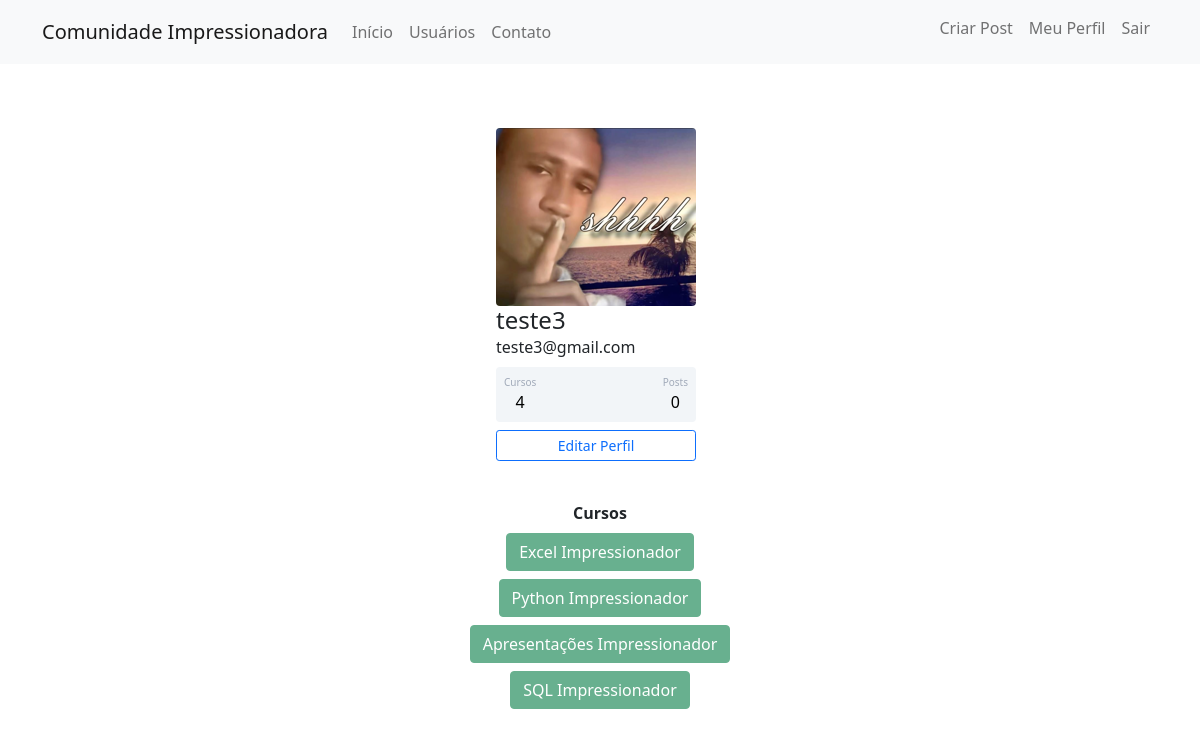
Screenshot of /perfil (signed in) with the database file from the repository.
### comunidadeimpressionadora/models.py (models this page shows)
class Usuario(db.Model, UserMixin):
    __tablename__ = 'usuarios'
    id = db.Column(db.Integer, primary_key=True)
    username = db.Column(db.String(80), unique=True, nullable=False)
    email = db.Column(db.String, unique=True, nullable=False)
    senha = db.Column(db.String(30), nullable=False)
    foto_perfil = db.Column(db.String, default='default.jpg')
    cursos = db.Column(db.String, nullable=False, default='Não informado!')
    posts = db.relationship('Post', backref='autor', lazy=True)

### comunidadeimpressionadora/routes.py (the view)
@app.route('/perfil')
@login_required
def perfil():
    foto_perfil = url_for('static', filename='fotos_perfil/{}'.format(current_user.foto_perfil))
    return render_template('perfil.html', foto_perfil=foto_perfil)

### comunidadeimpressionadora/models.py (called while the page is built)
@login_manager.user_loader
def load_usuario(id_usuario):
     return Usuario.query.get(int(id_usuario))

### comunidadeimpressionadora/templates/perfil.html (shortened to what this page needs)
{% extends 'base.html'%}
{% block body %}
    <div class="container mt-5 d-flex flex-column align-items-center">
        <div class="card p-3 mb-4" style="max-width: 450px; width: 100%;">
            <div class="d-flex flex-column align-items-center">
                <div class="image pe-2"> <img src="{{ foto_perfil }}" class="rounded" width="200" >
                    <div class="ml-3 w-100 ">
                       <h4 class="mb-0 mt-0">{{ current_user.username }}</h4>
                        <span>{{ current_user.email }}</span>
                       <div class="p-2 mt-2 bg-primary d-flex justify-content-between rounded text-white stats" style="text-align: center">
                           {% if 'Não informado' in current_user.cursos %}
                                <div class="d-flex flex-column"><span class="articles">Cursos</span><span class="number1">0</span></div>
                           {% else %}
                               <div class="d-flex flex-column"><span class="articles">Cursos</span><span class="number1">{{ current_user.cursos.count(';') + 1 }}</span></div>
                           {% endif %}
                            <div class="d-flex flex-column"><span class="rating">Posts</span><span class="number3">0</span></div>
                       </div>
                        <div class="button mt-2 d-flex flex-row align-items-center">
                            <a class="w-100" href="{{ url_for('editar_perfil') }}">
                                <button class="btn btn-sm btn-outline-primary w-100">Editar Perfil</button>
                            </a>
                        </div>
                    </div>
                </div>
            </div>
        </div>
    </div>
<div class="row justify-content-center">
    <div class="col col-4" style="text-align: center">
        <strong>Cursos</strong><br>
        {% for curso in current_user.cursos.split(";") %}
            <button type="button" class="btn btn-success mt-2" disabled>{{ curso }}</button>
        {% endfor %}
    </div>
</div>
{% endblock %}

### comunidadeimpressionadora/static/main.css (style rules this page uses)
.card { width: 400px; border: none; border-radius: 10px; background-color: #fff; }
.stats { background: #f2f5f8!important; color: #000 !important; }
.articles { font-size:10px; color: #a1aab9; }
.number1 { font-weight:500; }
.rating { font-size:10px; color: #a1aab9; }
.number3 { font-weight:500; }

### rows the page displays
Usuario: username "teste3", email "teste3@gmail.com", cursos "4"

### other values shown
{{ curso }} "Excel Impressionador" "Python Impressionador" "Apresentações Impressionador" "SQL Impressionador"
